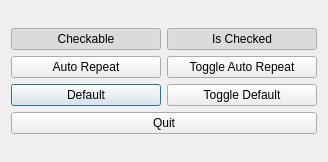
<?xml version="1.0" encoding="UTF-8"?>
<ui version="4.0">
 <class>Dialog</class>
 <widget class="QDialog" name="Dialog">
  <property name="geometry">
   <rect>
    <x>0</x>
    <y>0</y>
    <width>328</width>
    <height>162</height>
   </rect>
  </property>
  <property name="windowTitle">
   <string>Dialog</string>
  </property>
  <layout class="QVBoxLayout" name="verticalLayout_2">
   <item>
    <layout class="QVBoxLayout" name="verticalLayout">
     <item>
      <layout class="QGridLayout" name="gridLayout">
       <item row="0" column="0">
        <widget class="QPushButton" name="btnCheckable">
         <property name="text">
          <string>Checkable</string>
         </property>
         <property name="checkable">
          <bool>true</bool>
         </property>
         <property name="checked">
          <bool>true</bool>
         </property>
        </widget>
       </item>
       <item row="0" column="1">
        <widget class="QPushButton" name="btnToggleIsChecked">
         <property name="text">
          <string>Is Checked</string>
         </property>
         <property name="checkable">
          <bool>true</bool>
         </property>
         <property name="checked">
          <bool>true</bool>
         </property>
        </widget>
       </item>
       <item row="1" column="0">
        <widget class="QPushButton" name="btnAutoRepeat">
         <property name="text">
          <string>Auto Repeat</string>
         </property>
         <property name="autoRepeat">
          <bool>true</bool>
         </property>
        </widget>
       </item>
       <item row="1" column="1">
        <widget class="QPushButton" name="btnToggleAutoRepeat">
         <property name="text">
          <string>Toggle Auto Repeat</string>
         </property>
        </widget>
       </item>
       <item row="2" column="0">
        <widget class="QPushButton" name="btnDefault">
         <property name="text">
          <string>Default</string>
         </property>
         <property name="default">
          <bool>true</bool>
         </property>
        </widget>
       </item>
       <item row="2" column="1">
        <widget class="QPushButton" name="btnToggleDefault">
         <property name="text">
          <string>Toggle Default</string>
         </property>
        </widget>
       </item>
      </layout>
     </item>
     <item>
      <widget class="QPushButton" name="btnQuit">
       <property name="text">
        <string>Quit</string>
       </property>
      </widget>
     </item>
    </layout>
   </item>
  </layout>
 </widget>
 <resources/>
 <connections/>
</ui>
